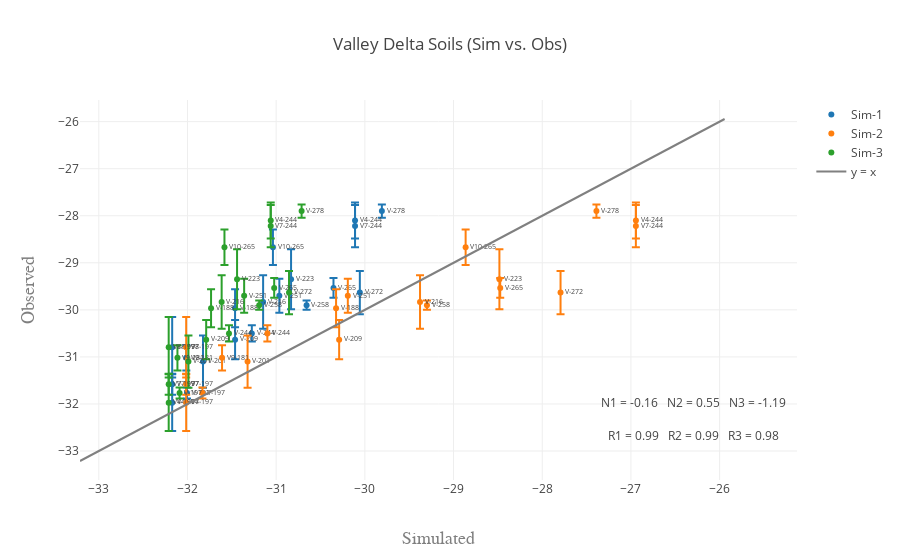

The cell this chart's notebook holds for it:
### Code cell
data = []
df = delta_dat.loc[delta_dat['Transect'] == 'V']
for folder in range(1, folders + 1):
    df1 = df.loc[df['IDsim'] == ('Sim-' + str(folder))]
    trace = get_scatter(df1, test_var, sd, name=('Sim-' + str(folder)))
    data.append(trace)
    
data.append(get_xy_line(df, test_var, delta=True))

fig = go.Figure(data=data, layout=get_layout(df, test_var, folders, title='Valley Delta Soils (Sim vs. Obs)', delta=True))
iplot(fig)

### Figure 1 — Plotly figure (JSON) as saved in the notebook; plotly's stock layout.template omitted (floating-point values rounded to 4 significant figures)
{"data": [{"error_y": {"array": [0.6041, 0.3818, 0.2232, 0.4497, 0.6438, 0.267, 0.3769, 0.4041, 0.1155, 0.5568, 0.4163, 0.5686, 0.6364, 0.1732, 0.3606, 0.1, 0.2082, 0.4619, 0.1414], "symmetric": true, "type": "data"}, "mode": "markers+text", "name": "Sim-1", "text": ["V4-197", "V4-244", "V7-197", "V7-244", "V8-197", "V9-181", "V10-265", "V-188", "V-197", "V-201", "V-209", "V-216", "V-223", "V-244", "V-251", "V-258", "V-265", "V-272", "V-278"], "textfont": {"size": 7}, "textposition": "right", "type": "scatter", "x": [-32.17, -30.11, -32.17, -30.11, -32.17, -32.01, -31.04, -31.46, -32.01, -31.82, -31.46, -31.15, -30.83, -31.27, -30.96, -30.66, -30.35, -30.06, -29.81], "y": [-31.97, -28.1, -31.58, -28.22, -30.8, -31.02, -28.67, -29.97, -31.77, -31.1, -30.63, -29.83, -29.35, -30.5, -29.7, -29.9, -29.53, -29.63, -27.9]}, {"error_y": {"array": [0.6041, 0.3818, 0.2232, 0.4497, 0.6438, 0.267, 0.3769, 0.4041, 0.1155, 0.5568, 0.4163, 0.5686, 0.6364, 0.1732, 0.3606, 0.1, 0.2082, 0.4619, 0.1414], "symmetric": true, "type": "data"}, "mode": "markers+text", "name": "Sim-2", "text": ["V4-197", "V4-244", "V7-197", "V7-244", "V8-197", "V9-181", "V10-265", "V-188", "V-197", "V-201", "V-209", "V-216", "V-223", "V-244", "V-251", "V-258", "V-265", "V-272", "V-278"], "textfont": {"size": 7}, "textposition": "right", "type": "scatter", "x": [-32.01, -26.94, -32.01, -26.94, -32.01, -31.61, -28.86, -30.32, -31.83, -31.32, -30.29, -29.38, -28.48, -31.1, -30.19, -29.3, -28.47, -27.79, -27.39], "y": [-31.97, -28.1, -31.58, -28.22, -30.8, -31.02, -28.67, -29.97, -31.77, -31.1, -30.63, -29.83, -29.35, -30.5, -29.7, -29.9, -29.53, -29.63, -27.9]}, {"error_y": {"array": [0.6041, 0.3818, 0.2232, 0.4497, 0.6438, 0.267, 0.3769, 0.4041, 0.1155, 0.5568, 0.4163, 0.5686, 0.6364, 0.1732, 0.3606, 0.1, 0.2082, 0.4619, 0.1414], "symmetric": true, "type": "data"}, "mode": "markers+text", "name": "Sim-3", "text": ["V4-197", "V4-244", "V7-197", "V7-244", "V8-197", "V9-181", "V10-265", "V-188", "V-197", "V-201", "V-209", "V-216", "V-223", "V-244", "V-251", "V-258", "V-265", "V-272", "V-278"], "textfont": {"size": 7}, "textposition": "right", "type": "scatter", "x": [-32.21, -31.06, -32.21, -31.06, -32.21, -32.11, -31.58, -31.73, -32.09, -31.99, -31.79, -31.61, -31.44, -31.53, -31.36, -31.19, -31.02, -30.86, -30.71], "y": [-31.97, -28.1, -31.58, -28.22, -30.8, -31.02, -28.67, -29.97, -31.77, -31.1, -30.63, -29.83, -29.35, -30.5, -29.7, -29.9, -29.53, -29.63, -27.9]}, {"marker": {"color": "grey", "opacity": 0.9}, "mode": "lines", "name": "y = x", "type": "scatter", "x": [-33.21, -25.94], "y": [-33.21, -25.94]}], "layout": {"annotations": [{"showarrow": false, "text": "R1 = 0.99\n \nR2 = 0.99\n \nR3 = 0.98\n \n", "x": -26.24, "y": -32.67}, {"showarrow": false, "text": "N1 = -0.16\n \nN2 = 0.55\n \nN3 = -1.19\n \n", "x": -26.24, "y": -31.97}], "showlegend": true, "title": "Valley Delta Soils (Sim vs. Obs)", "xaxis": {"title": "Simulated", "titlefont": {"color": "#7f7f7f", "family": "Courier New, monospace", "size": 18}}, "yaxis": {"title": "Observed", "titlefont": {"color": "#7f7f7f", "family": "Courier New, monospace", "size": 18}}}}
